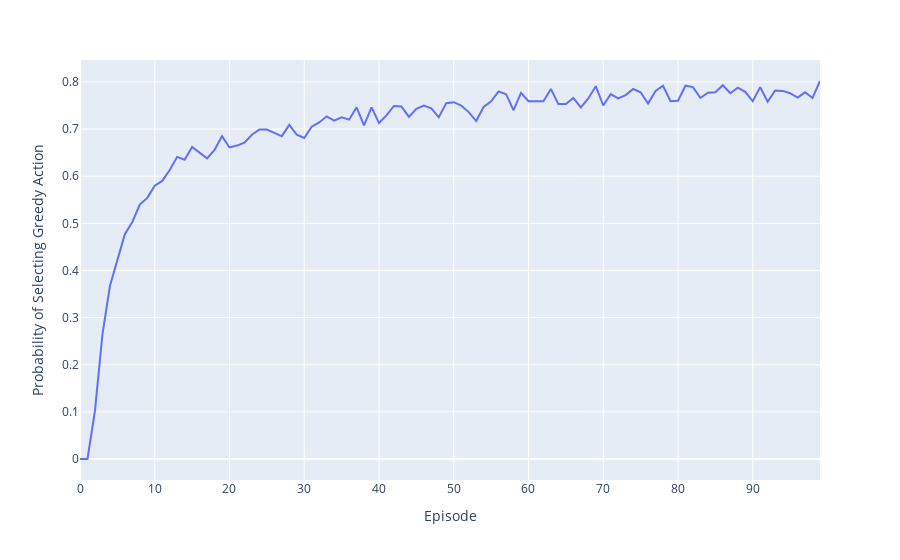

The cell this chart's notebook holds for it:
### Code cell
# Arm types
arm_types = [trajectory['arm_types'] for trajectory in trajectories]
# Convert 'random' to 0 and 'greedy' to 1
arm_types = [[0 if arm_type == 'random' else 1 for arm_type in trajectory] for trajectory in arm_types]
# Stack the arm types
arm_types = np.stack(arm_types, axis=0)
# Mean over each position
arm_types = np.mean(arm_types, axis=0)
# Plotly line plot
fig = px.line(y=arm_types, labels={'x': 'Episode', 'y': 'Probability of Selecting Greedy Action'})
fig.show()

### Figure 1 — Plotly figure (JSON) as saved in the notebook; plotly's stock layout.template omitted (floating-point values rounded to 4 significant figures)
{"data": [{"hovertemplate": "Episode=%{x}<br>Probability of Selecting Greedy Action=%{y}<extra></extra>", "legendgroup": "", "line": {"color": "#636efa", "dash": "solid"}, "marker": {"symbol": "circle"}, "mode": "lines", "name": "", "orientation": "v", "showlegend": false, "type": "scatter", "x": [0, 1, 2, 3, 4, 5, 6, 7, 8, 9, 10, 11, 12, 13, 14, 15, 16, 17, 18, 19, 20, 21, 22, 23, 24, 25, 26, 27, 28, 29, 30, 31, 32, 33, 34, 35, 36, 37, 38, 39, 40, 41, 42, 43, 44, 45, 46, 47, 48, 49, 50, 51, 52, 53, 54, 55, 56, 57, 58, 59, 60, 61, 62, 63, 64, 65, 66, 67, 68, 69, 70, 71, 72, 73, 74, 75, 76, 77, 78, 79, 80, 81, 82, 83, 84, 85, 86, 87, 88, 89, 90, 91, 92, 93, 94, 95, 96, 97, 98, 99], "xaxis": "x", "y": [0, 0, 0.102, 0.264, 0.367, 0.422, 0.477, 0.503, 0.54, 0.554, 0.58, 0.59, 0.613, 0.641, 0.635, 0.662, 0.649, 0.638, 0.656, 0.685, 0.661, 0.665, 0.671, 0.688, 0.699, 0.699, 0.692, 0.685, 0.709, 0.688, 0.681, 0.705, 0.714, 0.727, 0.718, 0.725, 0.72, 0.746, 0.708, 0.746, 0.713, 0.729, 0.749, 0.748, 0.726, 0.743, 0.75, 0.744, 0.725, 0.755, 0.757, 0.75, 0.736, 0.717, 0.747, 0.759, 0.78, 0.774, 0.74, 0.777, 0.759, 0.759, 0.759, 0.785, 0.753, 0.753, 0.766, 0.746, 0.765, 0.791, 0.75, 0.774, 0.765, 0.772, 0.785, 0.778, 0.754, 0.781, 0.792, 0.759, 0.76, 0.792, 0.789, 0.766, 0.777, 0.778, 0.793, 0.776, 0.788, 0.779, 0.759, 0.789, 0.758, 0.782, 0.781, 0.776, 0.767, 0.778, 0.766, 0.802], "yaxis": "y"}], "layout": {"legend": {"tracegroupgap": 0}, "margin": {"t": 60}, "xaxis": {"anchor": "y", "domain": [0, 1], "title": {"text": "Episode"}}, "yaxis": {"anchor": "x", "domain": [0, 1], "title": {"text": "Probability of Selecting Greedy Action"}}}}
